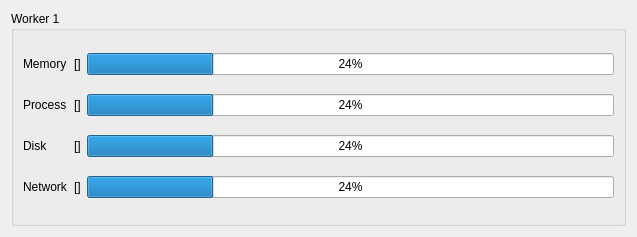
<?xml version="1.0" encoding="UTF-8"?>
<ui version="4.0">
 <class>SamsonNodeWidget</class>
 <widget class="QWidget" name="SamsonNodeWidget">
  <property name="geometry">
   <rect>
    <x>0</x>
    <y>0</y>
    <width>637</width>
    <height>237</height>
   </rect>
  </property>
  <property name="windowTitle">
   <string>Form</string>
  </property>
  <layout class="QHBoxLayout" name="horizontalLayout_2">
   <item>
    <widget class="QGroupBox" name="groupBox">
     <property name="title">
      <string>Worker 1</string>
     </property>
     <layout class="QHBoxLayout" name="horizontalLayout">
      <item>
       <layout class="QGridLayout" name="gridLayout">
        <item row="0" column="0">
         <widget class="QLabel" name="label">
          <property name="text">
           <string>Memory</string>
          </property>
         </widget>
        </item>
        <item row="0" column="1">
         <widget class="QLabel" name="memory_description">
          <property name="text">
           <string>[]</string>
          </property>
         </widget>
        </item>
        <item row="0" column="2">
         <widget class="QProgressBar" name="memory_progressBar">
          <property name="value">
           <number>24</number>
          </property>
         </widget>
        </item>
        <item row="1" column="0">
         <widget class="QLabel" name="label_6">
          <property name="text">
           <string>Process</string>
          </property>
         </widget>
        </item>
        <item row="1" column="1">
         <widget class="QLabel" name="process_description">
          <property name="text">
           <string>[]</string>
          </property>
         </widget>
        </item>
        <item row="1" column="2">
         <widget class="QProgressBar" name="process_progressBar">
          <property name="value">
           <number>24</number>
          </property>
         </widget>
        </item>
        <item row="2" column="0">
         <widget class="QLabel" name="label_2">
          <property name="text">
           <string>Disk</string>
          </property>
         </widget>
        </item>
        <item row="2" column="1">
         <widget class="QLabel" name="disk_description">
          <property name="text">
           <string>[]</string>
          </property>
         </widget>
        </item>
        <item row="2" column="2">
         <widget class="QProgressBar" name="disk_progressBar">
          <property name="value">
           <number>24</number>
          </property>
         </widget>
        </item>
        <item row="3" column="0">
         <widget class="QLabel" name="label_3">
          <property name="text">
           <string>Network</string>
          </property>
         </widget>
        </item>
        <item row="3" column="1">
         <widget class="QLabel" name="network_description">
          <property name="text">
           <string>[]</string>
          </property>
         </widget>
        </item>
        <item row="3" column="2">
         <widget class="QProgressBar" name="network_progressBar">
          <property name="value">
           <number>24</number>
          </property>
         </widget>
        </item>
       </layout>
      </item>
     </layout>
    </widget>
   </item>
  </layout>
 </widget>
 <resources/>
 <connections/>
</ui>
